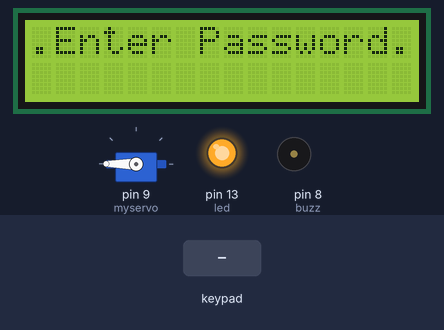
A sketch run on a simulated Arduino Uno, built with avr-gcc and run on an emulated ATmega328P. Shown: servo, 16×2 character LCD, output pins drawn as LEDs (lit = HIGH), buzzer (waves = sounding, pin HIGH). The test bench sets the inputs (shaded band).

Above: at 3.8 s.
3.9 s: keypad keys 1 2 3 A 4 5 pressed 0.4 s apart
At 6.8 s:
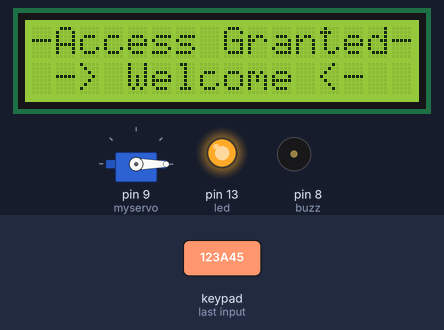
7.8 s: key '#' pressed
10.8 s: keypad keys 1 3 9 7 2 2 pressed 0.4 s apart
At 15.8 s:
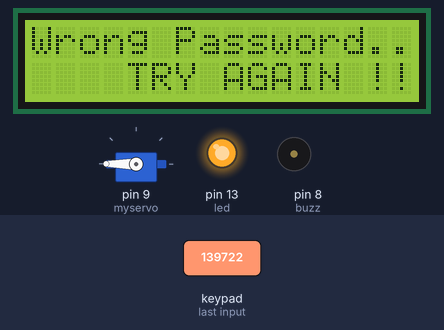
15.9 s: key 'B' pressed
At 18.0 s:
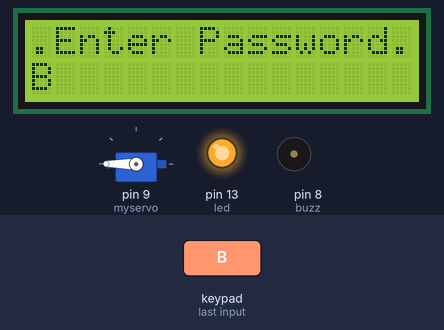
18.9 s: keypad keys 1 2 3 A 4 5 # pressed 0.4 s apart
At 20.3 s:
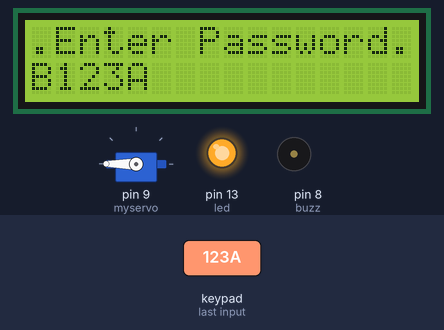
24.7 s: key 'A' pressed
At 25.5 s:
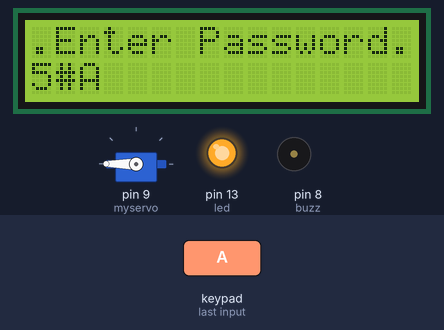
Timing chart, 0 to 27.2 s (numbered marks = the images above; inputs shaded):
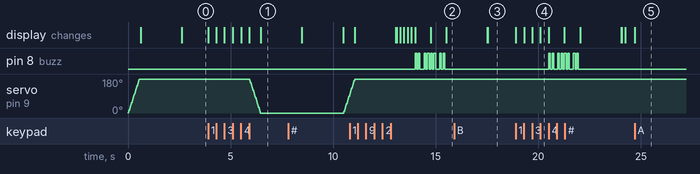

The sketch:

2._password_door_lock.ino
```cpp
#include <Keypad.h>

#include <LiquidCrystal.h>

#include <Servo.h>

Servo myservo;

LiquidCrystal lcd(A0, A1, A2, A3, A4, A5);

#define Password_Lenght 7 // Give enough room for six chars + NULL char

int pos = 0;    // variable to store the servo position

char Data[Password_Lenght]; // 6 is the number of chars it can hold + the null char = 7

char Master[Password_Lenght] = "123A45";

byte data_count = 0, master_count = 0;

bool Pass_is_good;

char customKey;

const byte ROWS = 4;

const byte COLS = 4;

char keys[ROWS][COLS] = {

  {'1', '2', '3','A'},

  {'4', '5', '6','B'},

  {'7', '8', '9','C'},

  {'*', '0', '#','D'}

};

bool door = true;

byte rowPins[ROWS] = {0,1, 2, 3}; //connect to the row pinouts of the keypad

byte colPins[COLS] = {4,5, 6, 7}; //connect to the column pinouts of the keypad

Keypad customKeypad( makeKeymap(keys), rowPins, colPins, ROWS, COLS); //initialize an instance of class NewKeypad
int buzz=8;
int led=13;
void setup()

{

  myservo.attach(9);

  ServoClose();
  pinMode(buzz, OUTPUT);
  pinMode(led, OUTPUT);
digitalWrite(led, HIGH);
  lcd.begin(16, 2);

  lcd.print("Welcome To Here.");

  lcd.setCursor(0, 1);

  lcd.print("Powerpuff Girls");

  delay(2000);

  lcd.clear();

}

void loop()

{
  digitalWrite(led, HIGH);


  if (door == 0)

  {

    customKey = customKeypad.getKey();

    if (customKey == '#')

    {

      lcd.clear();

      ServoClose();
      lcd.setCursor(0, 0);
      lcd.print("Door is Locked");
      lcd.setCursor(0, 1);
      lcd.print("SUCCESSFULLY");
      delay(2000);
       lcd.clear();
      door = 1;

    }

  }

  else Open();

}

void clearData()

{

  while (data_count != 0)

  { // This can be used for any array size,

    Data[data_count--] = 0; //clear array for new data

  }

  return;

}

void ServoOpen()

{

  for (pos = 180; pos >= 0; pos -= 5) { // goes from 0 degrees to 180 degrees

    // in steps of 1 degree

    myservo.write(pos);              // tell servo to go to position in variable 'pos'

    delay(15);                       // waits 15ms for the servo to reach the position

  }

}

void ServoClose()

{

  for (pos = 0; pos <= 180; pos += 5) { // goes from 180 degrees to 0 degrees

    myservo.write(pos);              // tell servo to go to position in variable 'pos'

    delay(15);                       // waits 15ms for the servo to reach the position

  }

}
void wrongpassBuzz()
{

digitalWrite(buzz, HIGH);
delay(80);
digitalWrite(buzz, LOW);
delay(80);
digitalWrite(buzz, HIGH);
delay(80);
digitalWrite(buzz, LOW);
delay(200);
digitalWrite(buzz, HIGH);
delay(80);
digitalWrite(buzz, LOW);
delay(80);
digitalWrite(buzz, HIGH);
delay(80);
digitalWrite(buzz, LOW);
delay(80);
}
void Open()

{

  lcd.setCursor(0, 0);

  lcd.print(".Enter Password.");

  customKey = customKeypad.getKey();

  if (customKey) // makes sure a key is actually pressed, equal to (customKey != NO_KEY)

  {

    Data[data_count] = customKey; // store char into data array

    lcd.setCursor(data_count, 1); // move cursor to show each new char

    lcd.print(Data[data_count]); // print char at said cursor

    data_count++; // increment data array by 1 to store new char, also keep track of the number of chars entered

  }

  if (data_count == Password_Lenght - 1) // if the array index is equal to the number of expected chars, compare data to master

  {

    if (!strcmp(Data, Master)) // equal to (strcmp(Data, Master) == 0)

    {

      lcd.clear();

      ServoOpen();
      lcd.setCursor(0,0);
      lcd.print("-Access Granted-");
      lcd.setCursor(0,1);
      lcd.print(" -> Welcome <-");
      delay(2000);
     lcd.clear();
      lcd.setCursor(0,0);
      lcd.print("For Lock");
      lcd.setCursor(0,1);
      lcd.print(" ->PRESS '#'");
      delay(2000);
      door = 0;

    }
 else{

lcd.clear();
wrongpassBuzz();

lcd.setCursor(0,0);
lcd.print("Wrong Password..//");
lcd.setCursor(4,1);
wrongpassBuzz();
lcd.print("TRY AGAIN !!!");
delay(2000);

     lcd.clear();
      door=1;
    }

    clearData();

  }

  }

  
```

Measured:
- after the input at 3.9 s, servo on pin 9 (myservo): moves from 180° to 0° over 0.51 s, starting after 2.0 s; the display: first changes at once (image 1 shows a later state)
- after the input at 7.8 s, servo on pin 9 (myservo): moves from 0° to 100° over 0.27 s, starting after 2.7 s
- after the input at 15.9 s, the display: first differs from a run without the input after 1.6 s (image 3)
- after the input at 18.9 s, the display: first changes at once (image 4 shows a later state)
- after the input at 24.7 s, the display: changes at once (image 5)
